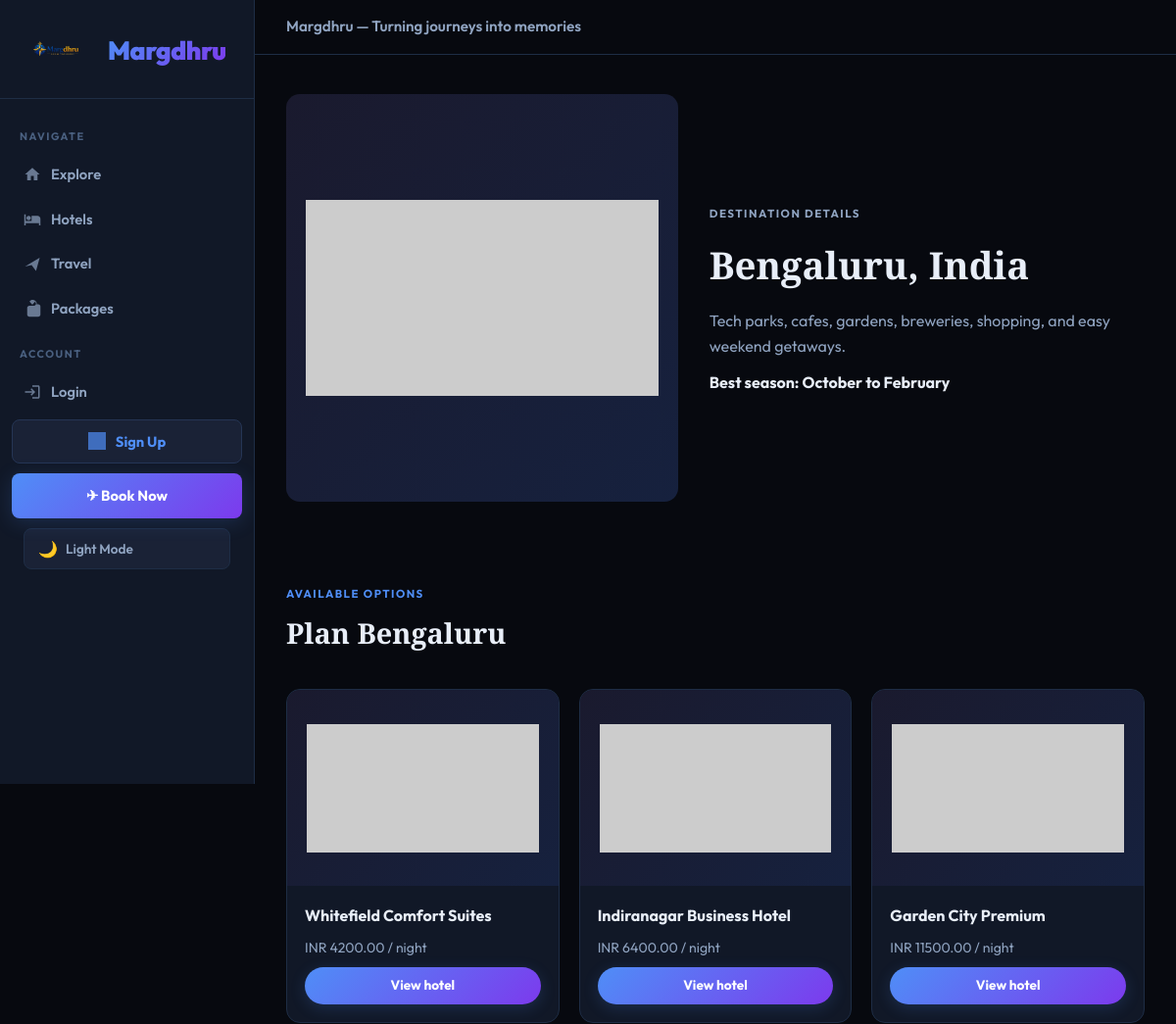
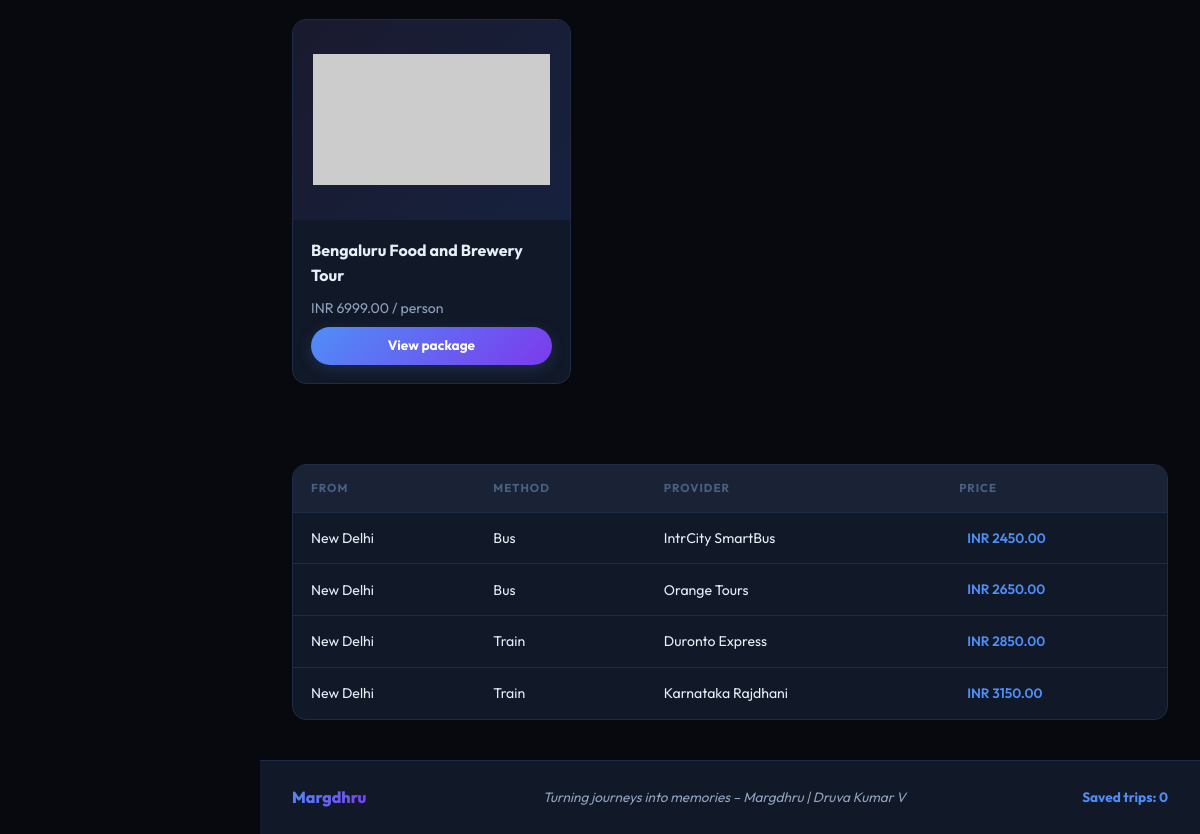
Screenshot of /destinations/84/ with the database file from the repository (2 pictures, top to bottom).
### travel/models.py (models this page shows, shortened)
class Destination(models.Model):
    name = models.CharField(max_length=120)
    country = models.CharField(max_length=80, default="India")
    description = models.TextField()
    image_url = models.URLField(blank=True)
    best_season = models.CharField(max_length=120, blank=True)
    class Meta:
        ordering = ["name"]

class Hotel(models.Model):
    destination = models.ForeignKey(Destination, on_delete=models.CASCADE, related_name="hotels")
    name = models.CharField(max_length=140)
    address = models.CharField(max_length=220)
    star_rating = models.PositiveSmallIntegerField(default=3)
    price_per_night = models.DecimalField(max_digits=10, decimal_places=2)
    rooms_available = models.PositiveIntegerField(default=10)
    amenities = models.CharField(max_length=255, blank=True)
    image_url = models.URLField(blank=True)
    class Meta:
        ordering = ["price_per_night", "name"]

class HolidayPackage(models.Model):
    destination = models.ForeignKey(Destination, on_delete=models.CASCADE, related_name="packages")
    title = models.CharField(max_length=150)
    duration_days = models.PositiveSmallIntegerField()
    price_per_person = models.DecimalField(max_digits=10, decimal_places=2)
    includes_hotel = models.BooleanField(default=True)
    includes_transport = models.BooleanField(default=True)
    itinerary = models.TextField()
    image_url = models.URLField(blank=True)
    class Meta:
        ordering = ["price_per_person", "duration_days"]

class TransportOption(models.Model):
    PLANE = "plane"
    TRAIN = "train"
    BUS = "bus"
    CAB = "cab"
    TRANSPORT_CHOICES = [
        (PLANE, "Plane"),
        (TRAIN, "Train"),
        (BUS, "Bus"),
        (CAB, "Cab"),
    ]
    source = models.CharField(max_length=120)
    destination = models.ForeignKey(Destination, on_delete=models.CASCADE, related_name="transport_options")
    transport_type = models.CharField(max_length=20, choices=TRANSPORT_CHOICES)
    provider_name = models.CharField(max_length=120)
    departure_time = models.TimeField()
    arrival_time = models.TimeField()
    price = models.DecimalField(max_digits=10, decimal_places=2)
    seats_available = models.PositiveIntegerField(default=30)
    class Meta:
        ordering = ["price", "departure_time"]

### travel/views.py (the view)
# urls.py: path("destinations/<int:pk>/", views.destination_detail, name="destination_detail"),
def destination_detail(request, pk):
    destination = get_object_or_404(Destination, pk=pk)
    record_browsing(
        request,
        BrowsingHistory.DESTINATION,
        destination.name,
        destination.name,
        None,
        destination.image_url,
        destination.best_season,
    )
    return render(
        request,
        "travel/destination_detail.html",
        {
            "destination": destination,
            "hotels": destination.hotels.all()[:4],
            "transports": destination.transport_options.all()[:4],
            "packages": destination.packages.all()[:4],
        },
    )

### travel/views.py (called while the page is built)
def record_browsing(request, item_type, item_name, destination_name="", price=None, image_url="", notes=""):
    if request.user.is_authenticated:
        BrowsingHistory.objects.create(
            user=request.user,
            item_type=item_type,
            item_name=item_name,
            destination_name=destination_name,
            price=price,
            image_url=image_url,
            notes=notes,
        )

### templates/travel/destination_detail.html (shortened to what this page needs)
{% extends "travel/base.html" %}
{% block content %}
<section class="detail-hero">
    <img src="{{ destination.image_url }}" alt="{{ destination.name }}" onerror="this.onerror=null;this.src=\'https://placehold.co/900x500/1a1a2e/6c63ff?text=Image+Unavailable\'">
    <div>
        <p class="eyebrow">Destination details</p>
        <h1>{{ destination.name }}, {{ destination.country }}</h1>
        <p>{{ destination.description }}</p>
        <strong>Best season: {{ destination.best_season }}</strong>
    </div>
</section>
<section class="section">
    <div class="section-heading">
        <div>
            <p class="eyebrow">Available options</p>
            <h2>Plan {{ destination.name }}</h2>
        </div>
    </div>
    <div class="listing-grid">
        {% for hotel in hotels %}
            <article class="listing-card">
                <img src="{{ hotel.image_url }}" alt="{{ hotel.name }}" onerror="this.onerror=null;this.src=\'https://placehold.co/900x500/1a1a2e/6c63ff?text=Image+Unavailable\'">
                <div class="listing-body">
                    <h3>{{ hotel.name }}</h3>
                    <p>INR {{ hotel.price_per_night }} / night</p>
                    <a href="{% url 'hotel_detail' hotel.pk %}">View hotel</a>
                </div>
            </article>
        {% endfor %}
        {% for package in packages %}
            <article class="listing-card">
                <img src="{{ package.image_url }}" alt="{{ package.title }}" onerror="this.onerror=null;this.src=\'https://placehold.co/900x500/1a1a2e/6c63ff?text=Image+Unavailable\'">
                <div class="listing-body">
                    <h3>{{ package.title }}</h3>
                    <p>INR {{ package.price_per_person }} / person</p>
                    <a href="{% url 'package_detail' package.pk %}">View package</a>
                </div>
            </article>
        {% endfor %}
    </div>
</section>
<section class="section">
    <div class="table-wrap">
        <table>
            <thead>
                <tr>
                    <th>From</th>
                    <th>Method</th>
                    <th>Provider</th>
                    <th>Price</th>
                </tr>
            </thead>
            <tbody>
                {% for item in transports %}
                    <tr>
                        <td>{{ item.source }}</td>
                        <td>{{ item.get_transport_type_display }}</td>
                        <td>{{ item.provider_name }}</td>
                        <td><a class="table-link" href="{% url 'transport_detail' item.pk %}">INR {{ item.price }}</a></td>
                    </tr>
                {% empty %}
                    <tr><td colspan="4">No transport options yet.</td></tr>
                {% endfor %}
            </tbody>
        </table>
    </div>
</section>
{% endblock %}

### templates/travel/base.html (shortened to what this page needs)
{% load static %}
<!DOCTYPE html>
<html lang="en" data-theme="dark">
<head>
    <link rel="stylesheet" href="{% static 'travel/css/styles.css' %}?v=3">
</head>
<body data-user-key="{% if user.is_authenticated %}{{ user.username }}{% else %}guest{% endif %}">
    <header class="site-header">
        <nav class="navbar">
            <a class="brand-mark" href="{% url 'home' %}">
                <img src="{% static 'travel/img/margdhru_logo.png' %}" alt="Margdhru logo" class="margdhru-logo">
                <span class="brand">Margdhru</span>
            </a>
            <div class="nav-links" id="site-menu" data-site-menu>
                <span class="nav-section-label">Navigate</span>
                <a href="{% url 'home' %}">Explore</a>
                <a href="{% url 'hotels' %}">Hotels</a>
                <a href="{% url 'transport' %}">Travel</a>
                <a href="{% url 'packages' %}">Packages</a>
                <span class="nav-section-label">Account</span>
                {% if user.is_authenticated %}
                    <a href="{% url 'history' %}">My History</a>
                    <a href="{% url 'logout' %}">Logout</a>
                    <a class="nav-button" href="{% url 'book_trip' %}">✈ Book Now</a>
                {% else %}
                    <a href="{% url 'login' %}">Login</a>
                    <a href="{% url 'signup' %}">Sign Up</a>
                    <a class="nav-button" href="{% url 'book_trip' %}">✈ Book Now</a>
                {% endif %}
                <button class="theme-toggle" id="theme-toggle" type="button">
                    <span class="toggle-icon">🌙</span>
                    <span id="theme-label">Light Mode</span>
                </button>
            </div>
        </nav>
    </header>
    <div class="topbar">
        <span class="topbar-title">{% block topbar_title %}Margdhru — Turning journeys into memories{% endblock %}</span>
    </div>
    <main>
        {% block content %}{% endblock %}
    </main>
    <footer class="footer">
        <span class="footer-brand">Margdhru</span>
        <span class="footer-tagline">Turning journeys into memories – Margdhru | Druva Kumar V</span>
        <span class="saved-count" data-saved-count>Saved trips: 0</span>
    </footer>
</body>
</html>

### rows the page displays
Destination: name "Bengaluru", country "India", description "Tech parks, cafes, gardens, breweries, shopping, and easy weekend getaways.", best_season "October to February"
Hotel: name "Whitefield Comfort Suites", price_per_night "4200.00"
Hotel: name "Indiranagar Business Hotel", price_per_night "6400.00"
Hotel: name "Garden City Premium", price_per_night "11500.00"
HolidayPackage: title "Bengaluru Food and Brewery Tour", price_per_person "6999.00"
TransportOption: source "New Delhi", transport_type "Bus", provider_name "IntrCity SmartBus", price "2450.00"
TransportOption: source "New Delhi", transport_type "Bus", provider_name "Orange Tours", price "2650.00"
TransportOption: source "New Delhi", transport_type "Train", provider_name "Duronto Express", price "2850.00"
TransportOption: source "New Delhi", transport_type "Train", provider_name "Karnataka Rajdhani", price "3150.00"
